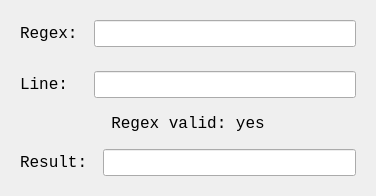
<?xml version="1.0" encoding="UTF-8"?>
<ui version="4.0">
 <class>DialogRemove</class>
 <widget class="QDialog" name="DialogRemove">
  <property name="geometry">
   <rect>
    <x>0</x>
    <y>0</y>
    <width>376</width>
    <height>196</height>
   </rect>
  </property>
  <property name="font">
   <font>
    <family>Courier New</family>
    <pointsize>12</pointsize>
   </font>
  </property>
  <property name="focusPolicy">
   <enum>Qt::WheelFocus</enum>
  </property>
  <property name="windowTitle">
   <string>Remove</string>
  </property>
  <layout class="QVBoxLayout" name="verticalLayout">
   <item>
    <widget class="QWidget" name="widget_regex" native="true">
     <layout class="QHBoxLayout" name="horizontalLayout_4">
      <item>
       <widget class="QLabel" name="label_regex">
        <property name="text">
         <string>Regex: </string>
        </property>
       </widget>
      </item>
      <item>
       <widget class="QLineEdit" name="edit_regex"/>
      </item>
     </layout>
    </widget>
   </item>
   <item>
    <widget class="QWidget" name="widget_line" native="true">
     <layout class="QHBoxLayout" name="horizontalLayout_3">
      <item>
       <widget class="QLabel" name="label_line">
        <property name="text">
         <string>Line:  </string>
        </property>
       </widget>
      </item>
      <item>
       <widget class="QLineEdit" name="edit_line"/>
      </item>
     </layout>
    </widget>
   </item>
   <item>
    <widget class="QLabel" name="label_regex_valid">
     <property name="text">
      <string>Regex valid: yes</string>
     </property>
     <property name="alignment">
      <set>Qt::AlignCenter</set>
     </property>
    </widget>
   </item>
   <item>
    <widget class="QWidget" name="widget_result" native="true">
     <layout class="QHBoxLayout" name="horizontalLayout_5">
      <item>
       <widget class="QLabel" name="label_result">
        <property name="text">
         <string>Result: </string>
        </property>
       </widget>
      </item>
      <item>
       <widget class="QLineEdit" name="edit_result">
        <property name="readOnly">
         <bool>true</bool>
        </property>
       </widget>
      </item>
     </layout>
    </widget>
   </item>
  </layout>
 </widget>
 <resources/>
 <connections/>
</ui>
